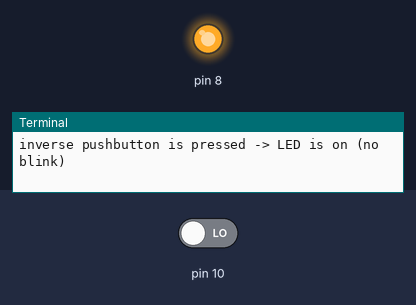
A program run on a simulated Raspberry Pi (header pin numbers). On the bench: output pins drawn as LEDs (lit = HIGH), the last lines printed to the terminal. Dashed ring = blinking. Inputs (shaded band) come from the test bench; at power-on: pin 10 LOW.

Above: at 1.2 s.
1.3 s: pin 10 driven HIGH
At 1.55 s:
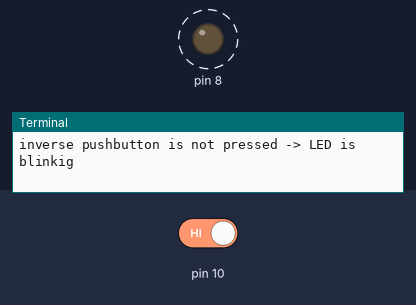
4.3 s: pin 10 driven LOW
At 5.4 s:
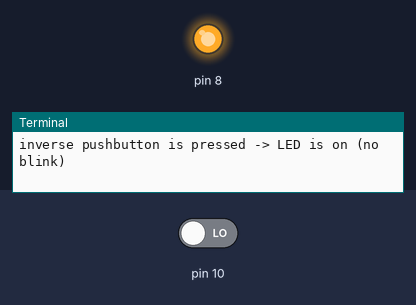
Timing chart, 0 to 7.3 s (numbered marks = the images above; inputs shaded):
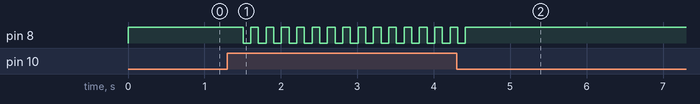

Measured:
- after the input at 1.3 s, pin 8: alternates HIGH for 0.10 s and LOW for 0.10 s, starting after 0.21 s
- after the input at 4.3 s, pin 8: goes on until 4.4 s, then stays HIGH

The program:

ledblink1.py
```python
#!/usr/bin/python3
# blink/unblink an led by push button
import RPi.GPIO as GPIO
import time
GPIO.setmode(GPIO.BOARD)
GPIO.setup(8, GPIO.OUT)
GPIO.setup(10, GPIO.IN)
while True:
    if GPIO.input(10):
        print('inverse pushbutton is not pressed -> LED is blinkig')
        GPIO.output(8,True)
        time.sleep(0.1)
        GPIO.output(8,False)
        time.sleep(0.1)
    else:
        GPIO.output(8,True)
        print('inverse pushbutton is pressed -> LED is on (no blink)')
        time.sleep(0.2)
    
```
